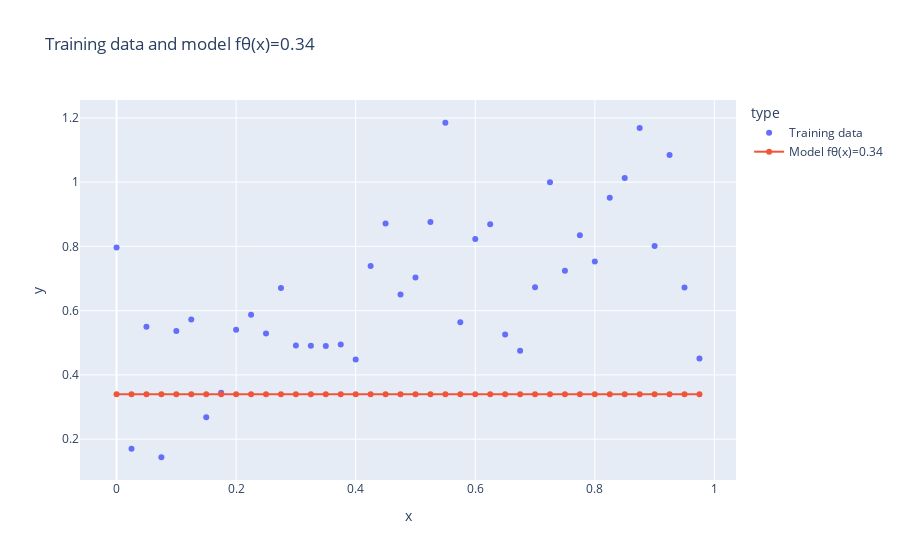

Write notebook code for a chart like this one.
### Markdown cell above
# Task 2 -- Investigating the loss curve


We are going to investigate how an algorithm navigates the L2 loss curve.

To this end we will first use our very simple model $f_\theta(x) = \theta$ to model the training data given below.


### Task 2a
Visualize the model $f_\theta(x)$ with  $\theta=0.34$  alongside the training data in the plot below.

### Code cell
import numpy as np
import plotly.express as px
import pandas as pd


x_train = np.arange(0.0, 1.0, 0.025)
y_train = 0.4 + x_train * 0.55 + np.random.randn(x_train.shape[0])*0.2


theta = 0.34
y_hat = np.full_like(x_train, theta)


df_points = pd.DataFrame({'x': x_train, 'y': y_train, 'type': 'Training data'})


df_line = pd.DataFrame({'x': x_train, 'y': y_hat, 'type': 'Model fθ(x)=0.34'})


df_all = pd.concat([df_points, df_line])


fig = px.scatter(df_all, x='x', y='y', color='type',
                 title="Training data and model fθ(x)=0.34",
                 labels={'x':'x', 'y':'y'})


fig.update_traces(mode='lines+markers', selector=dict(name='Model fθ(x)=0.34'))

fig.show()

### Figure 1 — Plotly figure (JSON) as saved in the notebook; plotly's stock layout.template omitted (floating-point values rounded to 4 significant figures)
{"data": [{"hovertemplate": "type=Training data<br>x=%{x}<br>y=%{y}<extra></extra>", "legendgroup": "Training data", "marker": {"color": "#636efa", "symbol": "circle"}, "mode": "markers", "name": "Training data", "orientation": "v", "showlegend": true, "type": "scatter", "x": [0.0, 0.025, 0.05, 0.075, 0.1, 0.125, 0.15, 0.175, 0.2, 0.225, 0.25, 0.275, 0.3, 0.325, 0.35, 0.375, 0.4, 0.425, 0.45, 0.475, 0.5, 0.525, 0.55, 0.575, 0.6, 0.625, 0.65, 0.675, 0.7, 0.725, 0.75, 0.775, 0.8, 0.825, 0.85, 0.875, 0.9, 0.925, 0.95, 0.975], "xaxis": "x", "y": [0.7967, 0.1698, 0.5502, 0.1437, 0.5364, 0.5726, 0.2682, 0.3448, 0.5404, 0.5871, 0.5293, 0.6707, 0.4916, 0.491, 0.4901, 0.4949, 0.4483, 0.7387, 0.871, 0.6504, 0.7033, 0.8762, 1.185, 0.5635, 0.8231, 0.8689, 0.5257, 0.4748, 0.6728, 0.9999, 0.7244, 0.8344, 0.7531, 0.9513, 1.013, 1.168, 0.8011, 1.084, 0.6719, 0.451], "yaxis": "y"}, {"hovertemplate": "type=Model fθ(x)=0.34<br>x=%{x}<br>y=%{y}<extra></extra>", "legendgroup": "Model fθ(x)=0.34", "marker": {"color": "#EF553B", "symbol": "circle"}, "mode": "lines+markers", "name": "Model fθ(x)=0.34", "orientation": "v", "showlegend": true, "type": "scatter", "x": [0.0, 0.025, 0.05, 0.075, 0.1, 0.125, 0.15, 0.175, 0.2, 0.225, 0.25, 0.275, 0.3, 0.325, 0.35, 0.375, 0.4, 0.425, 0.45, 0.475, 0.5, 0.525, 0.55, 0.575, 0.6, 0.625, 0.65, 0.675, 0.7, 0.725, 0.75, 0.775, 0.8, 0.825, 0.85, 0.875, 0.9, 0.925, 0.95, 0.975], "xaxis": "x", "y": [0.34, 0.34, 0.34, 0.34, 0.34, 0.34, 0.34, 0.34, 0.34, 0.34, 0.34, 0.34, 0.34, 0.34, 0.34, 0.34, 0.34, 0.34, 0.34, 0.34, 0.34, 0.34, 0.34, 0.34, 0.34, 0.34, 0.34, 0.34, 0.34, 0.34, 0.34, 0.34, 0.34, 0.34, 0.34, 0.34, 0.34, 0.34, 0.34, 0.34], "yaxis": "y"}], "layout": {"legend": {"title": {"text": "type"}, "tracegroupgap": 0}, "title": {"text": "Training data and model fθ(x)=0.34"}, "xaxis": {"anchor": "y", "domain": [0, 1], "title": {"text": "x"}}, "yaxis": {"anchor": "x", "domain": [0, 1], "title": {"text": "y"}}}}
